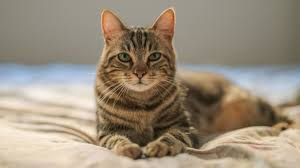
#> input picture Day9/cat1.jpg, 300 x 168 px
$ jupyter execute Convolution.ipynb
#> lines starting #> are read from the running program, lines starting #| are printed output that depends on the picture
[cell 1]
import numpy as np

[cell 2]
from matplotlib import pyplot as plt

## Convolution Simple Example

[cell 3]
a = np.array([[1, 2, 0, 0],
            [5, 3, 0, 4],
             [0, 0, 0, 7],
            [9, 3, 0, 0]])

[cell 4]
plt.imshow(a)
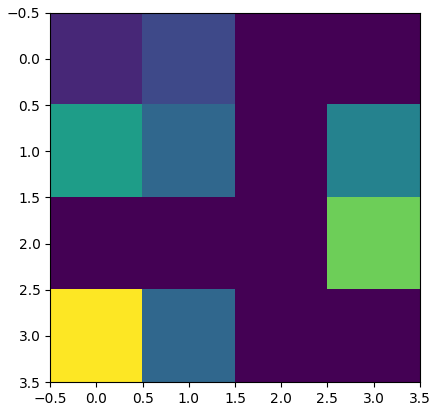
#> figure drawn by matplotlib, 1 panel

[cell 5]
k = np.array([[1,1,1],
              [1,1,0],
              [1,0,0]])

[cell 6]
plt.imshow(k)
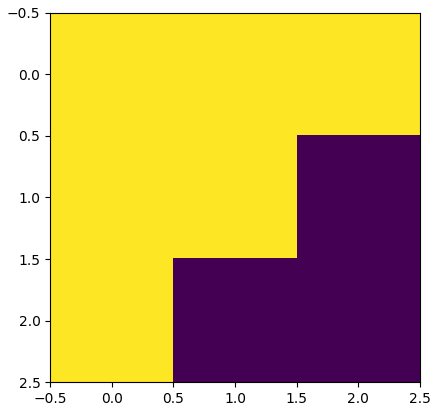
#> figure drawn by matplotlib, 1 panel

[cell 7]
from scipy import ndimage

[cell 8]
a_convolve = ndimage.convolve(a, k, mode='constant', cval=0)

[cell 9]
print(a_convolve)

[cell 10]
plt.imshow(a_convolve)
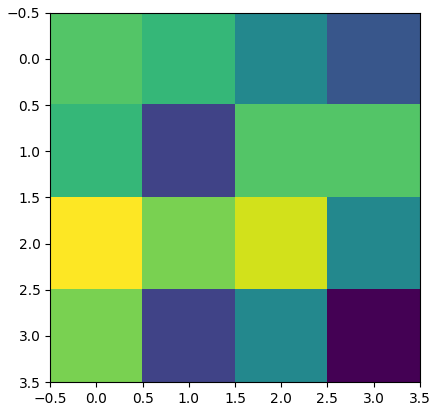
#> figure drawn by matplotlib, 1 panel

## Lets take a look at cat image

[cell 11]
from skimage import io

[cell 12]
from skimage.color import rgb2gray

[cell 13]
cat1 = io.imread("cat1.jpg")
#> cat1 is the input picture: shape (168, 300, 3); mean R, G, B 155.1, 142.2, 124.4

[cell 14]
plt.imshow(cat1)

[cell 15]
cat1_gray =  rgb2gray(cat1)
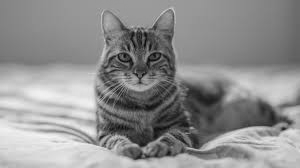
#> cat1_gray: shape (168, 300) float64; min 0.0246, max 0.961, mean 0.563

[cell 16]
plt.imshow(cat1_gray)

[cell 17]
k

[cell 18]
cat1_convolve = ndimage.convolve(cat1_gray, k, mode='constant', cval=1.0)
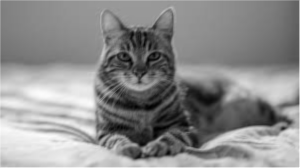
#> cat1_convolve: shape (168, 300) float64; min 0.495, max 5.74, mean 3.39; drawn with min black and max white

[cell 19]
plt.imshow(cat1_convolve)

[cell 20]
laplacian = np.array((
	[0, 1, 0],
	[1, -4, 1],
	[0, 1, 0]), dtype="int")
# construct the Sobel x-axis kernel
sobelX = np.array((
	[-1, 0, 1],
	[-2, 0, 2],
	[-1, 0, 1]), dtype="int")
# construct the Sobel y-axis kernel
sobelY = np.array((
	[-1, -2, -1],
	[0, 0, 0],
	[1, 2, 1]), dtype="int")

[cell 21]
cat1_laplacian = ndimage.convolve(cat1_gray, laplacian, mode='constant', cval=1.0)
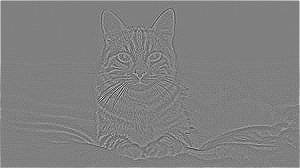
#> cat1_laplacian: shape (168, 300) float64; min -1.18, max 1.18, mean 0.0067; drawn with min black and max white
cat1_sx = ndimage.convolve(cat1_gray, sobelX, mode='constant', cval=1.0)
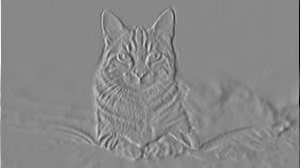
#> cat1_sx: shape (168, 300) float64; min -2.53, max 2.2, mean 0.00146; drawn with min black and max white
cat1_sy = ndimage.convolve(cat1_gray, sobelY, mode='constant', cval=1.0)
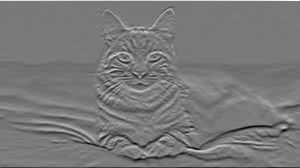
#> cat1_sy: shape (168, 300) float64; min -2.09, max 2.3, mean -0.00399; drawn with min black and max white

[cell 22]
plt.imshow(cat1_laplacian)

[cell 23]
plt.imshow(cat1_sx)

[cell 24]
plt.imshow(cat1_sy)

[cell 25]
b=np.array([[3,11],[12,14]])

[cell 26]
plt.imshow(b)
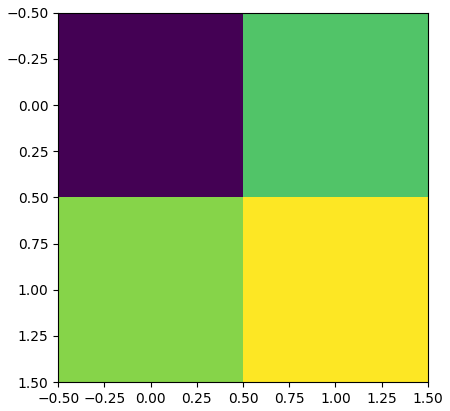
#> figure drawn by matplotlib, 1 panel

$ run again, with Day9/cat2.jpg copied over Day9/cat1.jpg
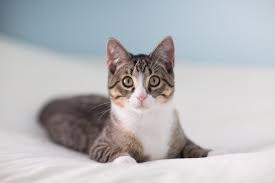
#> input picture Day9/cat2.jpg, 275 x 183 px
#> cat1 is the input picture: shape (183, 275, 3); mean R, G, B 182.9, 183.4, 186.4
#> `cat1_sx = ndimage.convolve(cat1_gray, sobelX, mode='constant', cval=1.0)`:
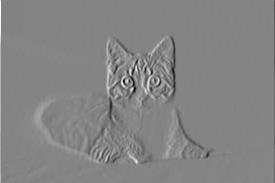
#> cat1_sx: shape (183, 275) float64; min -2.52, max 2.33, mean -0.0018; drawn with min black and max white
#> `cat1_sy = ndimage.convolve(cat1_gray, sobelY, mode='constant', cval=1.0)`:
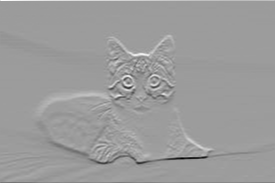
#> cat1_sy: shape (183, 275) float64; min -3.68, max 2.32, mean -0.00383; drawn with min black and max white

$ run again, with Day9/cat3.jpg copied over Day9/cat1.jpg
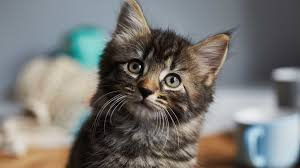
#> input picture Day9/cat3.jpg, 300 x 168 px
#> cat1 is the input picture: shape (168, 300, 3); mean R, G, B 119.9, 118.6, 115.4
#> `cat1_convolve = ndimage.convolve(cat1_gray, k, mode='constant', cval=1..`:
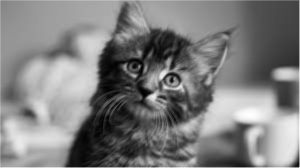
#> cat1_convolve: shape (168, 300) float64; min 0.104, max 5.55, mean 2.81; drawn with min black and max white
#> `cat1_sy = ndimage.convolve(cat1_gray, sobelY, mode='constant', cval=1.0)`:
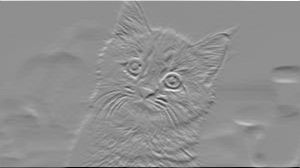
#> cat1_sy: shape (168, 300) float64; min -3.82, max 2.97, mean 0.00344; drawn with min black and max white
